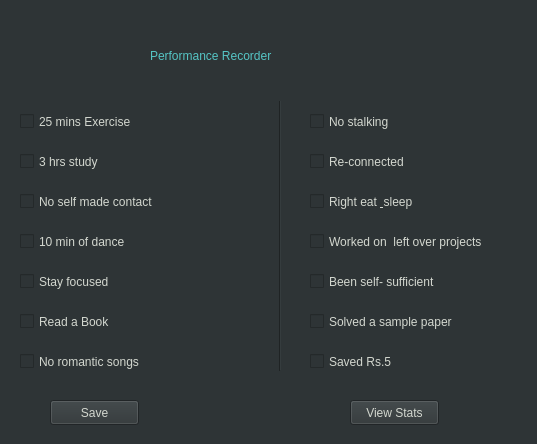
<?xml version="1.0" encoding="UTF-8"?>
<ui version="4.0">
 <class>MainWindow</class>
 <widget class="QMainWindow" name="MainWindow">
  <property name="geometry">
   <rect>
    <x>0</x>
    <y>0</y>
    <width>537</width>
    <height>444</height>
   </rect>
  </property>
  <property name="windowTitle">
   <string>Performance Recorder</string>
  </property>
  <property name="styleSheet">
   <string notr="true">background-color: rgb(46, 52, 54);
</string>
  </property>
  <widget class="QWidget" name="centralwidget">
   <widget class="QLabel" name="label">
    <property name="geometry">
     <rect>
      <x>150</x>
      <y>10</y>
      <width>291</width>
      <height>91</height>
     </rect>
    </property>
    <property name="styleSheet">
     <string notr="true">font: 75 italic 20pt &quot;Trebuchet MS&quot;;
color: rgb(85, 197, 197);</string>
    </property>
    <property name="text">
     <string>Performance Recorder</string>
    </property>
   </widget>
   <widget class="QCheckBox" name="checkBox">
    <property name="geometry">
     <rect>
      <x>20</x>
      <y>110</y>
      <width>141</width>
      <height>23</height>
     </rect>
    </property>
    <property name="styleSheet">
     <string notr="true">color: rgb(211, 215, 207);</string>
    </property>
    <property name="text">
     <string>25 mins Exercise</string>
    </property>
   </widget>
   <widget class="QCheckBox" name="checkBox_2">
    <property name="geometry">
     <rect>
      <x>20</x>
      <y>150</y>
      <width>101</width>
      <height>23</height>
     </rect>
    </property>
    <property name="styleSheet">
     <string notr="true">color: rgb(211, 215, 207);
</string>
    </property>
    <property name="text">
     <string>3 hrs study</string>
    </property>
   </widget>
   <widget class="QCheckBox" name="checkBox_3">
    <property name="geometry">
     <rect>
      <x>20</x>
      <y>190</y>
      <width>171</width>
      <height>23</height>
     </rect>
    </property>
    <property name="styleSheet">
     <string notr="true">color: rgb(211, 215, 207);</string>
    </property>
    <property name="text">
     <string>No self made contact</string>
    </property>
   </widget>
   <widget class="QCheckBox" name="checkBox_4">
    <property name="geometry">
     <rect>
      <x>20</x>
      <y>230</y>
      <width>131</width>
      <height>23</height>
     </rect>
    </property>
    <property name="styleSheet">
     <string notr="true">color: rgb(211, 215, 207);</string>
    </property>
    <property name="text">
     <string>10 min of dance</string>
    </property>
   </widget>
   <widget class="QCheckBox" name="checkBox_5">
    <property name="geometry">
     <rect>
      <x>20</x>
      <y>270</y>
      <width>131</width>
      <height>23</height>
     </rect>
    </property>
    <property name="styleSheet">
     <string notr="true">color: rgb(211, 215, 207);</string>
    </property>
    <property name="text">
     <string>Stay focused</string>
    </property>
   </widget>
   <widget class="QCheckBox" name="checkBox_6">
    <property name="geometry">
     <rect>
      <x>20</x>
      <y>310</y>
      <width>111</width>
      <height>23</height>
     </rect>
    </property>
    <property name="styleSheet">
     <string notr="true">color: rgb(211, 215, 207);</string>
    </property>
    <property name="text">
     <string>Read a Book</string>
    </property>
   </widget>
   <widget class="Line" name="line">
    <property name="geometry">
     <rect>
      <x>270</x>
      <y>100</y>
      <width>20</width>
      <height>271</height>
     </rect>
    </property>
    <property name="orientation">
     <enum>Qt::Vertical</enum>
    </property>
   </widget>
   <widget class="QCheckBox" name="checkBox_7">
    <property name="geometry">
     <rect>
      <x>20</x>
      <y>350</y>
      <width>141</width>
      <height>23</height>
     </rect>
    </property>
    <property name="styleSheet">
     <string notr="true">color: rgb(211, 215, 207);</string>
    </property>
    <property name="text">
     <string>No romantic songs</string>
    </property>
   </widget>
   <widget class="QCheckBox" name="checkBox_8">
    <property name="geometry">
     <rect>
      <x>310</x>
      <y>110</y>
      <width>101</width>
      <height>23</height>
     </rect>
    </property>
    <property name="styleSheet">
     <string notr="true">color: rgb(211, 215, 207);</string>
    </property>
    <property name="text">
     <string>No stalking</string>
    </property>
   </widget>
   <widget class="QCheckBox" name="checkBox_9">
    <property name="geometry">
     <rect>
      <x>310</x>
      <y>150</y>
      <width>121</width>
      <height>23</height>
     </rect>
    </property>
    <property name="styleSheet">
     <string notr="true">color: rgb(211, 215, 207);</string>
    </property>
    <property name="text">
     <string>Re-connected</string>
    </property>
   </widget>
   <widget class="QCheckBox" name="checkBox_10">
    <property name="geometry">
     <rect>
      <x>310</x>
      <y>190</y>
      <width>131</width>
      <height>23</height>
     </rect>
    </property>
    <property name="styleSheet">
     <string notr="true">color: rgb(211, 215, 207);</string>
    </property>
    <property name="text">
     <string>Right eat &amp; sleep</string>
    </property>
   </widget>
   <widget class="QCheckBox" name="checkBox_11">
    <property name="geometry">
     <rect>
      <x>310</x>
      <y>230</y>
      <width>221</width>
      <height>23</height>
     </rect>
    </property>
    <property name="styleSheet">
     <string notr="true">color: rgb(211, 215, 207);</string>
    </property>
    <property name="text">
     <string>Worked on  left over projects</string>
    </property>
   </widget>
   <widget class="QCheckBox" name="checkBox_12">
    <property name="geometry">
     <rect>
      <x>310</x>
      <y>270</y>
      <width>161</width>
      <height>23</height>
     </rect>
    </property>
    <property name="styleSheet">
     <string notr="true">color: rgb(211, 215, 207);</string>
    </property>
    <property name="text">
     <string>Been self- sufficient</string>
    </property>
   </widget>
   <widget class="QCheckBox" name="checkBox_13">
    <property name="geometry">
     <rect>
      <x>310</x>
      <y>310</y>
      <width>181</width>
      <height>23</height>
     </rect>
    </property>
    <property name="styleSheet">
     <string notr="true">color: rgb(211, 215, 207);</string>
    </property>
    <property name="text">
     <string>Solved a sample paper</string>
    </property>
   </widget>
   <widget class="QCheckBox" name="checkBox_14">
    <property name="geometry">
     <rect>
      <x>310</x>
      <y>350</y>
      <width>101</width>
      <height>23</height>
     </rect>
    </property>
    <property name="styleSheet">
     <string notr="true">color: rgb(211, 215, 207);</string>
    </property>
    <property name="text">
     <string>Saved Rs.5</string>
    </property>
   </widget>
   <widget class="QPushButton" name="pushButton">
    <property name="geometry">
     <rect>
      <x>50</x>
      <y>400</y>
      <width>89</width>
      <height>25</height>
     </rect>
    </property>
    <property name="styleSheet">
     <string notr="true">color: rgb(211, 215, 207);</string>
    </property>
    <property name="text">
     <string>Save</string>
    </property>
   </widget>
   <widget class="QPushButton" name="pushButton_2">
    <property name="geometry">
     <rect>
      <x>350</x>
      <y>400</y>
      <width>89</width>
      <height>25</height>
     </rect>
    </property>
    <property name="styleSheet">
     <string notr="true">color: rgb(211, 215, 207);</string>
    </property>
    <property name="text">
     <string>View Stats</string>
    </property>
   </widget>
   <widget class="QLabel" name="label_2">
    <property name="geometry">
     <rect>
      <x>10</x>
      <y>10</y>
      <width>121</width>
      <height>41</height>
     </rect>
    </property>
    <property name="text">
     <string/>
    </property>
   </widget>
   <zorder>checkBox</zorder>
   <zorder>checkBox_2</zorder>
   <zorder>checkBox_3</zorder>
   <zorder>checkBox_4</zorder>
   <zorder>checkBox_5</zorder>
   <zorder>checkBox_6</zorder>
   <zorder>line</zorder>
   <zorder>checkBox_7</zorder>
   <zorder>label</zorder>
   <zorder>checkBox_8</zorder>
   <zorder>checkBox_9</zorder>
   <zorder>checkBox_10</zorder>
   <zorder>checkBox_11</zorder>
   <zorder>checkBox_12</zorder>
   <zorder>checkBox_13</zorder>
   <zorder>checkBox_14</zorder>
   <zorder>pushButton</zorder>
   <zorder>pushButton_2</zorder>
   <zorder>label_2</zorder>
  </widget>
 </widget>
 <resources/>
 <connections/>
</ui>
